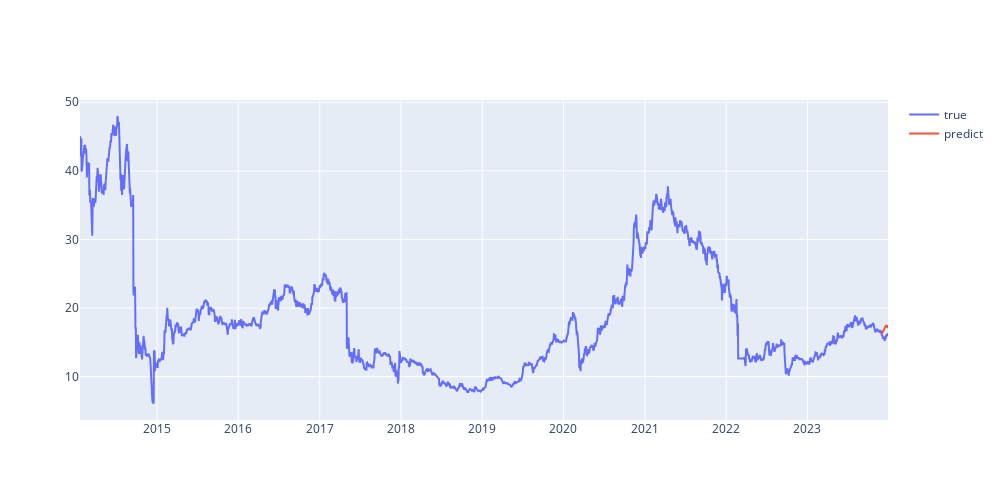

The code cell stored with this chart in its notebook:
### Markdown cell above
-29

### Code cell
ts_frc = arima_best.forecast(steps=len(ts2), exog = ts2[df.columns.difference(['close'])])

fig = go.Figure()

fig.add_trace(go.Scatter(x=df.index,
                        y=df['close']
                        , name="true"))
fig.add_trace(go.Scatter(x=ts2.index,
                        y=ts_frc
                        , name="predict"))
 
fig.update_layout(height=500, width=1000).show()

### Figure 1 — Plotly figure (JSON) as saved in the notebook; plotly's stock layout.template omitted (floating-point values rounded to 4 significant figures; data arrays with more than 128 entries replaced by an {"elided": "..."} marker saying what was removed)
{"data": [{"name": "true", "type": "scatter", "x": {"elided": "3631 str values"}, "y": {"elided": "3631 float values"}}, {"name": "predict", "type": "scatter", "x": ["2023-12-01T00:00:00", "2023-12-02T00:00:00", "2023-12-03T00:00:00", "2023-12-04T00:00:00", "2023-12-05T00:00:00", "2023-12-06T00:00:00", "2023-12-07T00:00:00", "2023-12-08T00:00:00", "2023-12-09T00:00:00", "2023-12-10T00:00:00", "2023-12-11T00:00:00", "2023-12-12T00:00:00", "2023-12-13T00:00:00", "2023-12-14T00:00:00", "2023-12-15T00:00:00", "2023-12-16T00:00:00", "2023-12-17T00:00:00", "2023-12-18T00:00:00", "2023-12-19T00:00:00", "2023-12-20T00:00:00", "2023-12-21T00:00:00", "2023-12-22T00:00:00", "2023-12-23T00:00:00", "2023-12-24T00:00:00", "2023-12-25T00:00:00", "2023-12-26T00:00:00", "2023-12-27T00:00:00", "2023-12-28T00:00:00", "2023-12-29T00:00:00"], "y": [16.26, 16.38, 16.53, 16.62, 16.64, 16.62, 16.62, 16.65, 16.67, 16.79, 16.83, 16.96, 17.05, 17.01, 17.11, 17.22, 17.22, 17.32, 17.43, 17.5, 17.22, 17.28, 17.3, 17.38, 17.5, 17.45, 17.36, 17.22, 17.1]}], "layout": {"height": 500, "width": 1000}}
